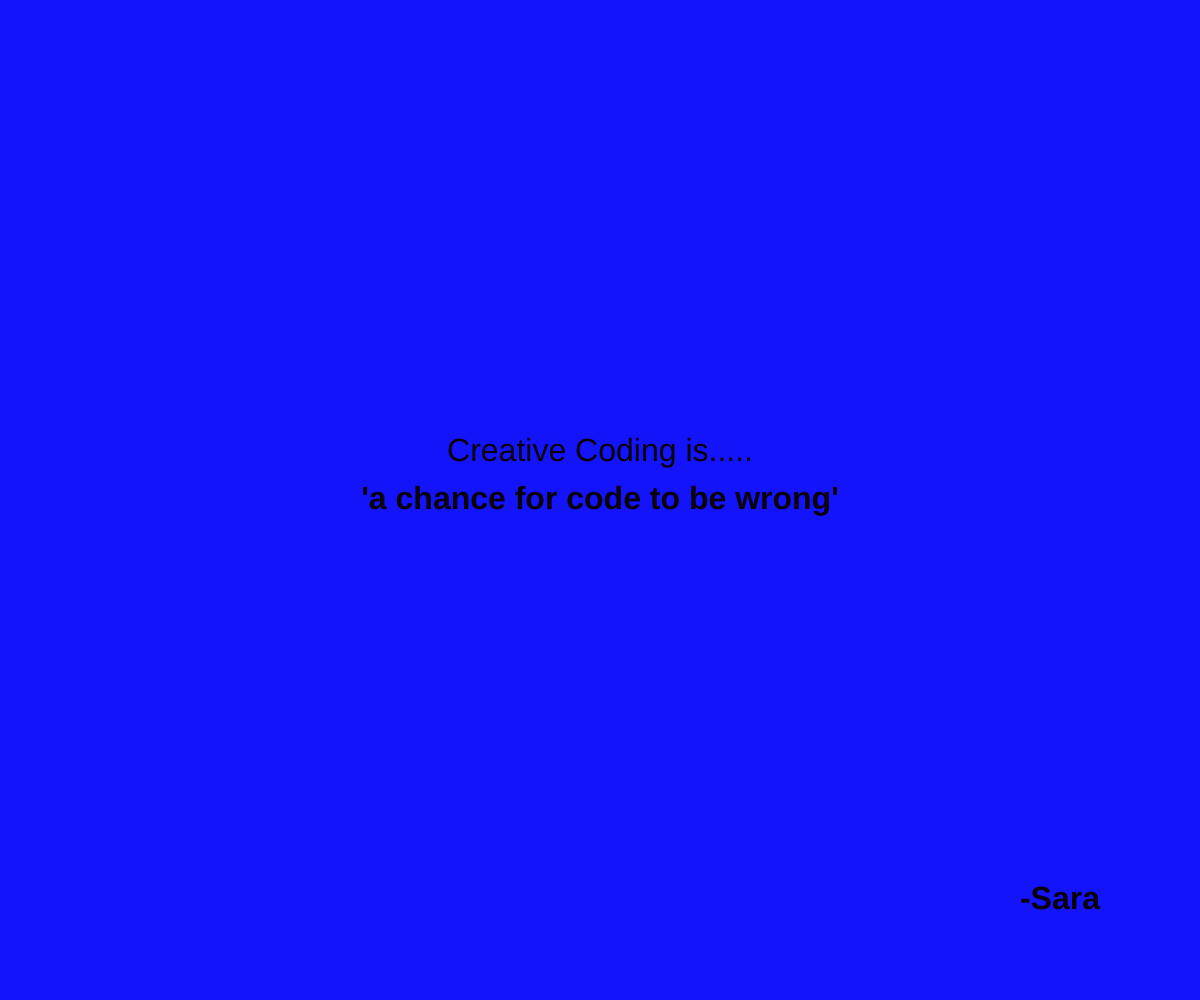
Frame 1 (no input)
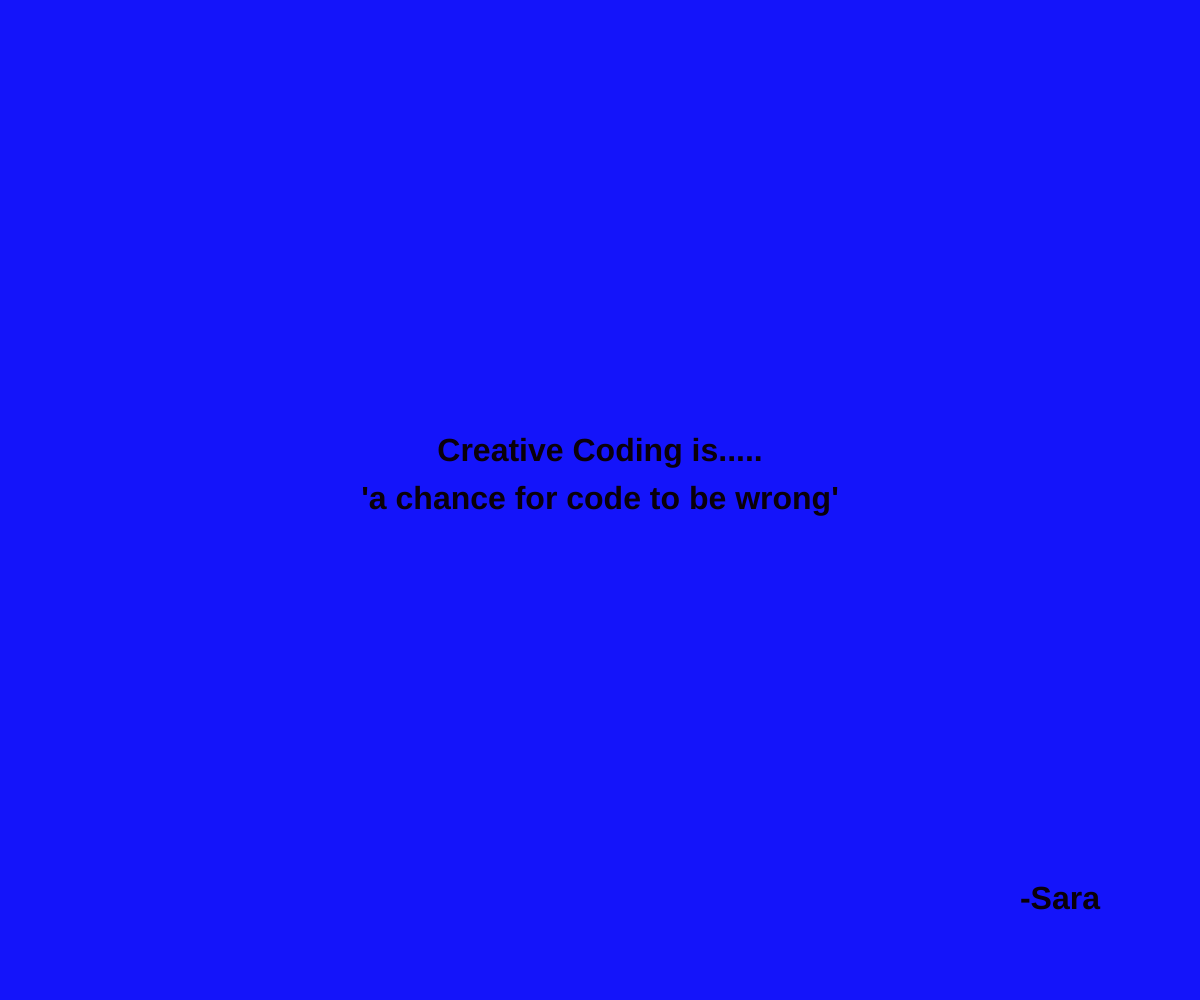
Frame 60 (no input)
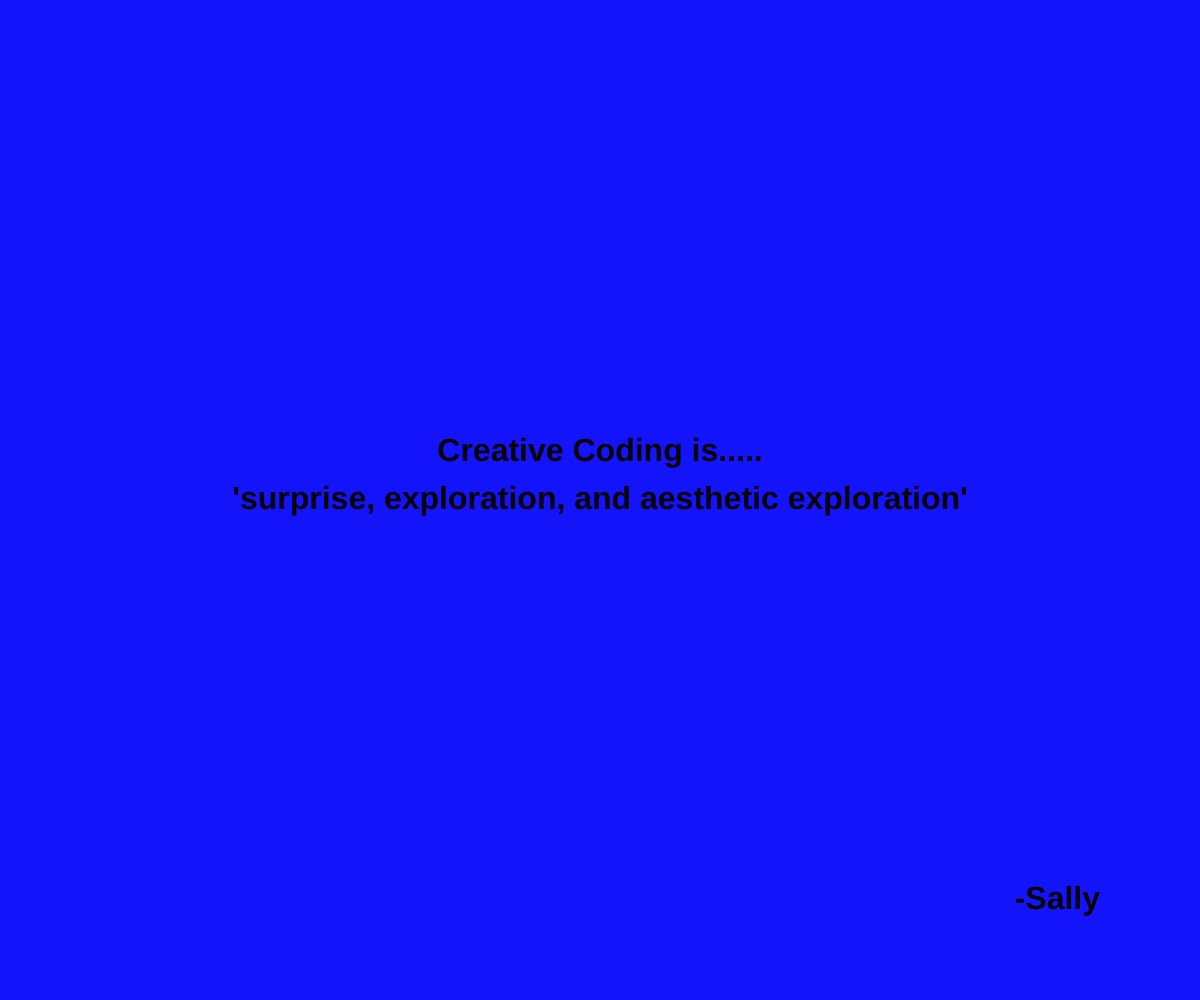
Frame 120 (the mouse pressed at the canvas centre since frame 60)

The p5.js sketch that drew these frames (run headless with seeded random() and noise() and a simulated clock; from frame 60 on, the mouse is pressed at the canvas centre):

// p5.js sketch
// ── sketch.js
// change the quotes in this array. Be mindful of the quotation marks!
// this is the only part of the file you need to edit!

const quotes = [
  { text: "the intersection of programming, design, and art", source: "Scott" },
  { text: "a chance for code to be wrong", source: "Sara" },
  { text: "surprise, exploration, and aesthetic exploration", source: "Sally" },
  { text: "process over results", source: "Sam" },
  { text: "form over function", source: "Sean" },
  { text: "iterative and experimental", source: "Scooby" },
  { text: "a community of practice", source: "Seth" },
  { text: "an opportunity to stick it to the man", source: "Shifty-eyed Susan" }
];
// no need to edit anything below this line! 
// if you have made an error, you can check your history to see what might have gone wrong

// a variable that holds the current quote
let current = [];

function setup() {
  createCanvas(windowWidth, windowHeight);
  // Seed with millis() so each page load gives a different quote.
  randomSeed(millis());
  textSize(32);
  fill(10, 0, 10);
  // calls the function to pick a quote
  pickQuote();
}

function pickQuote() {
  // take a random number and use that to identify what quote to use
  current = quotes[floor(random(quotes.length))];
}

function draw() {
  background(20, 20, 250); // set the background color
  drawQuote();  // draw the quote on screen
}

function drawQuote() {   // draw text
  textAlign(CENTER, CENTER);
  text("Creative Coding is.....", width / 2, height / 2 - 48);
  textStyle(BOLD);
  text("'" + current.text + "'", width / 2, height / 2);
  textAlign(RIGHT, CENTER);
  text("-" + current.source, width - 100, height - 100);

}

function windowResized() {
  resizeCanvas(windowWidth, windowHeight);
}

function newQuote() {
  pickQuote();
  redraw();
}

function mousePressed() {
  newQuote();
}
